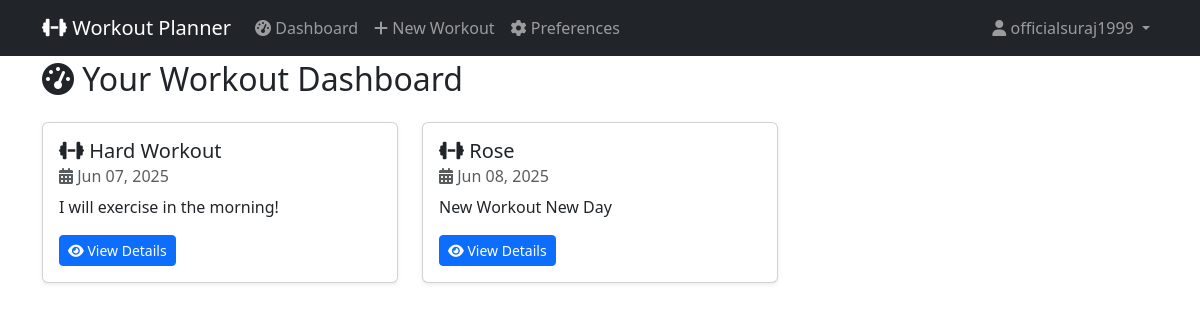
The app's page / (signed in) with its own data.
### workout_app/models.py (models this page shows, shortened)
class WorkoutPlan(models.Model):
    user = models.ForeignKey(User, on_delete=models.CASCADE)
    title = models.CharField(max_length=100)
    description = models.TextField(blank=True, null=True)
    workout_date = models.DateField()
    exercises = models.TextField(help_text="JSON format of exercises, sets, and reps")
    send_email = models.BooleanField(default=False)
    email_sent = models.BooleanField(default=False)
    send_telegram = models.BooleanField(default=False)
    telegram_sent = models.BooleanField(default=False)
    send_discord = models.BooleanField(default=False)
    discord_sent = models.BooleanField(default=False)
    created_at = models.DateTimeField(auto_now_add=True)
    updated_at = models.DateTimeField(auto_now=True)

### workout_app/views.py (the view)
# urls.py: path('', views.dashboard, name='dashboard'),
@login_required
def dashboard(request):
    workouts = WorkoutPlan.objects.filter(user=request.user).order_by('workout_date')
    return render(request, 'workout_app/dashboard.html', {'workouts': workouts})

### workout_app/templates/workout_app/dashboard.html (shortened to what this page needs)
{% extends "workout_app/base.html" %}
{% block content %}
<h2 class="mb-4"><i class="fas fa-tachometer-alt"></i> Your Workout Dashboard</h2>
{% if workouts %}
    <div class="row">
        {% for workout in workouts %}
            <div class="col-md-6 col-lg-4">
                <div class="card workout-card shadow-sm">
                    <div class="card-body">
                        <h5 class="card-title">
                            <i class="fas fa-dumbbell"></i>
                            {{ workout.title|default:"Workout" }}
                        </h5>
                        <h6 class="card-subtitle mb-2 text-muted">
                            <i class="fas fa-calendar-alt"></i>
                            {{ workout.workout_date|date:"M d, Y" }}
                        </h6>
                        {% if workout.description %}
                            <p class="card-text">{{ workout.description }}</p>
                        {% endif %}
                        <a href="{% url 'workout_detail' workout.id %}" class="btn btn-primary btn-sm">
                            <i class="fas fa-eye"></i> View Details
                        </a>
                    </div>
                </div>
            </div>
        {% endfor %}
    </div>
{% else %}
    <div class="alert alert-info">
        <i class="fas fa-info-circle"></i> No workouts found.
        <a href="{% url 'create_workout' %}" class="alert-link">Create your first workout!</a>
    </div>
{% endif %}
{% endblock %}

### workout_app/templates/workout_app/base.html (shortened to what this page needs)
<!DOCTYPE html>
<html lang="en">
<head>
    <link href="https://cdn.jsdelivr.net/npm/bootstrap@5.3.0/dist/css/bootstrap.min.css" rel="stylesheet">
    <link href="https://cdnjs.cloudflare.com/ajax/libs/font-awesome/6.4.0/css/all.min.css" rel="stylesheet">
</head>
<body>
    <nav class="navbar navbar-expand-lg navbar-dark bg-dark fixed-top">
        <div class="container">
            <a class="navbar-brand" href="{% url 'dashboard' %}">
                <i class="fas fa-dumbbell"></i> Workout Planner
            </a>
            <div class="collapse navbar-collapse" id="navbarNav">
                <ul class="navbar-nav me-auto">
                    {% if user.is_authenticated %}
                    <li class="nav-item">
                        <a class="nav-link" href="{% url 'dashboard' %}">
                            <i class="fas fa-tachometer-alt"></i> Dashboard
                        </a>
                    </li>
                    <li class="nav-item">
                        <a class="nav-link" href="{% url 'create_workout' %}">
                            <i class="fas fa-plus"></i> New Workout
                        </a>
                    </li>
                    <li class="nav-item">
                        <a class="nav-link" href="{% url 'preferences' %}">
                            <i class="fas fa-cog"></i> Preferences
                        </a>
                    </li>
                    {% endif %}
                </ul>
                <ul class="navbar-nav">
                    {% if user.is_authenticated %}
                    <li class="nav-item dropdown">
                        <a class="nav-link dropdown-toggle" href="#" role="button" data-bs-toggle="dropdown">
                            <i class="fas fa-user"></i> {{ user.first_name|default:user.username }}
                        </a>
                    </li>
                    {% endif %}
                </ul>
            </div>
        </div>
    </nav>
    <div class="container">
        {% block content %}{% endblock %}
    </div>
</body>
</html>

### workout_app/templates/workout_app/base.html (style rules this page uses)
body { padding-top: 60px; }
.workout-card { margin-bottom: 20px; }

### records on screen
WorkoutPlan: title "Hard Workout", workout_date "Jun 07, 2025", description "I will exercise in the morning!"
WorkoutPlan: title "Rose", workout_date "Jun 08, 2025", description "New Workout New Day"

### other values on screen
{{ user.first_name|default:user.username }} "officialsuraj1999"
